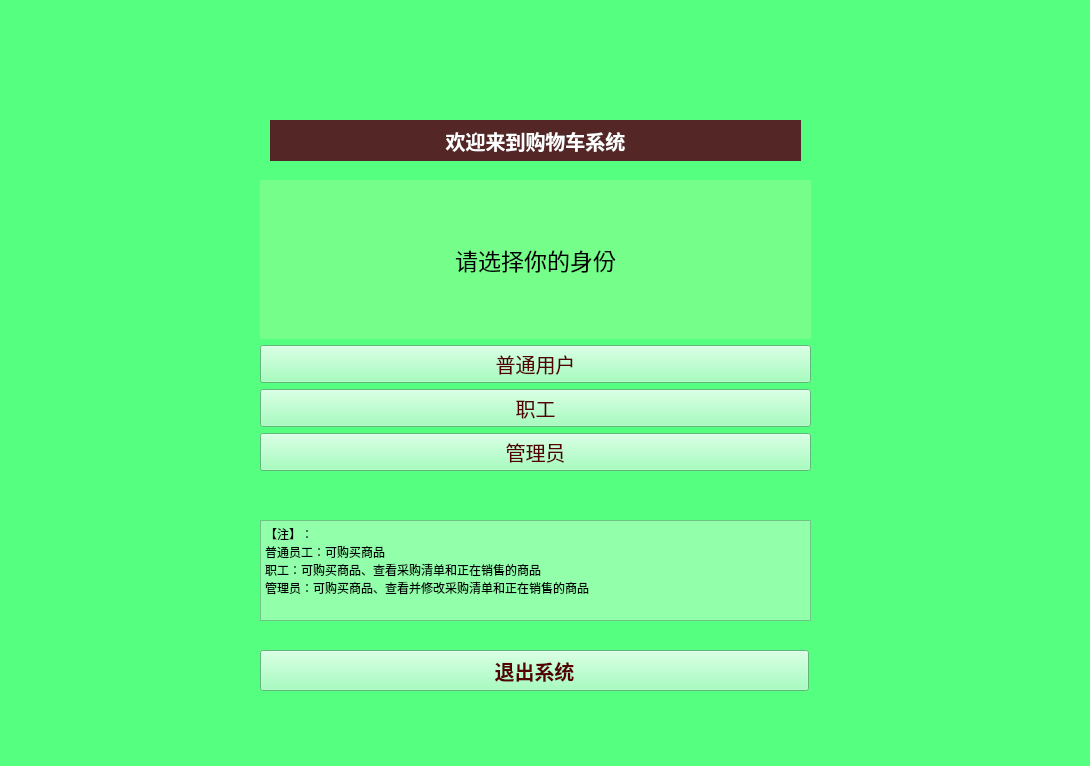
<?xml version="1.0" encoding="UTF-8"?>
<ui version="4.0">
 <class>MainWindow</class>
 <widget class="QMainWindow" name="MainWindow">
  <property name="geometry">
   <rect>
    <x>0</x>
    <y>0</y>
    <width>1090</width>
    <height>766</height>
   </rect>
  </property>
  <property name="windowTitle">
   <string>MainWindow</string>
  </property>
  <property name="styleSheet">
   <string notr="true">background-color: rgb(85, 255, 127);
color: rgb(255, 151, 144);
</string>
  </property>
  <widget class="QWidget" name="centralwidget">
   <widget class="QTextBrowser" name="textBrowser">
    <property name="geometry">
     <rect>
      <x>260</x>
      <y>520</y>
      <width>551</width>
      <height>101</height>
     </rect>
    </property>
    <property name="font">
     <font>
      <family>思源宋体 CN</family>
     </font>
    </property>
    <property name="styleSheet">
     <string notr="true">background-color: rgb(146, 255, 171);</string>
    </property>
    <property name="html">
     <string>&lt;!DOCTYPE HTML PUBLIC &quot;-//W3C//DTD HTML 4.0//EN&quot; &quot;http://www.w3.org/TR/REC-html40/strict.dtd&quot;&gt;
&lt;html&gt;&lt;head&gt;&lt;meta name=&quot;qrichtext&quot; content=&quot;1&quot; /&gt;&lt;meta charset=&quot;utf-8&quot; /&gt;&lt;style type=&quot;text/css&quot;&gt;
p, li { white-space: pre-wrap; }
hr { height: 1px; border-width: 0; }
li.unchecked::marker { content: &quot;\2610&quot;; }
li.checked::marker { content: &quot;\2612&quot;; }
&lt;/style&gt;&lt;/head&gt;&lt;body style=&quot; font-family:'思源宋体 CN'; font-size:9pt; font-weight:400; font-style:normal;&quot;&gt;
&lt;p style=&quot; margin-top:0px; margin-bottom:0px; margin-left:0px; margin-right:0px; -qt-block-indent:0; text-indent:0px;&quot;&gt;&lt;span style=&quot; font-family:'Microsoft YaHei UI'; color:#000000;&quot;&gt;【注】：&lt;/span&gt;&lt;/p&gt;
&lt;p style=&quot; margin-top:0px; margin-bottom:0px; margin-left:0px; margin-right:0px; -qt-block-indent:0; text-indent:0px;&quot;&gt;&lt;span style=&quot; font-family:'Microsoft YaHei UI'; color:#000000;&quot;&gt;普通员工：可购买商品&lt;/span&gt;&lt;/p&gt;
&lt;p style=&quot; margin-top:0px; margin-bottom:0px; margin-left:0px; margin-right:0px; -qt-block-indent:0; text-indent:0px;&quot;&gt;&lt;span style=&quot; font-family:'Microsoft YaHei UI'; color:#000000;&quot;&gt;职工：可购买商品、查看采购清单和正在销售的商品&lt;/span&gt;&lt;/p&gt;
&lt;p style=&quot; margin-top:0px; margin-bottom:0px; margin-left:0px; margin-right:0px; -qt-block-indent:0; text-indent:0px;&quot;&gt;&lt;span style=&quot; font-family:'Microsoft YaHei UI'; color:#000000;&quot;&gt;管理员：可购买商品、查看并修改采购清单和正在销售的商品&lt;/span&gt;&lt;/p&gt;&lt;/body&gt;&lt;/html&gt;</string>
    </property>
   </widget>
   <widget class="QLabel" name="label_2">
    <property name="geometry">
     <rect>
      <x>270</x>
      <y>120</y>
      <width>531</width>
      <height>41</height>
     </rect>
    </property>
    <property name="font">
     <font>
      <family>思源黑体 CN</family>
      <pointsize>15</pointsize>
      <bold>true</bold>
     </font>
    </property>
    <property name="styleSheet">
     <string notr="true">background-color: rgb(85, 38, 38);
color: rgb(255, 255, 255);</string>
    </property>
    <property name="text">
     <string>欢迎来到购物车系统</string>
    </property>
    <property name="alignment">
     <set>Qt::AlignmentFlag::AlignCenter</set>
    </property>
   </widget>
   <widget class="QWidget" name="layoutWidget">
    <property name="geometry">
     <rect>
      <x>260</x>
      <y>180</y>
      <width>551</width>
      <height>291</height>
     </rect>
    </property>
    <layout class="QVBoxLayout" name="verticalLayout">
     <item>
      <widget class="QLabel" name="label">
       <property name="font">
        <font>
         <family>思源黑体 CN</family>
         <pointsize>17</pointsize>
        </font>
       </property>
       <property name="styleSheet">
        <string notr="true">
background-color: rgb(117, 255, 138);
color: rgb(0, 0, 0);</string>
       </property>
       <property name="text">
        <string>请选择你的身份</string>
       </property>
       <property name="alignment">
        <set>Qt::AlignmentFlag::AlignCenter</set>
       </property>
      </widget>
     </item>
     <item>
      <widget class="QPushButton" name="pushButton">
       <property name="font">
        <font>
         <family>思源黑体 CN</family>
         <pointsize>15</pointsize>
        </font>
       </property>
       <property name="styleSheet">
        <string notr="true">background-color: rgb(139, 255, 172);
color: rgb(85, 0, 0);</string>
       </property>
       <property name="text">
        <string>普通用户</string>
       </property>
      </widget>
     </item>
     <item>
      <widget class="QPushButton" name="pushButton_2">
       <property name="font">
        <font>
         <family>思源黑体 CN</family>
         <pointsize>15</pointsize>
        </font>
       </property>
       <property name="styleSheet">
        <string notr="true">background-color: rgb(139, 255, 172);
color: rgb(85, 0, 0);</string>
       </property>
       <property name="text">
        <string>职工</string>
       </property>
      </widget>
     </item>
     <item>
      <widget class="QPushButton" name="pushButton_3">
       <property name="font">
        <font>
         <family>思源黑体 CN</family>
         <pointsize>15</pointsize>
        </font>
       </property>
       <property name="styleSheet">
        <string notr="true">background-color: rgb(139, 255, 172);
color: rgb(85, 0, 0);</string>
       </property>
       <property name="text">
        <string>管理员</string>
       </property>
      </widget>
     </item>
    </layout>
   </widget>
   <widget class="QPushButton" name="pushButton_4">
    <property name="geometry">
     <rect>
      <x>260</x>
      <y>650</y>
      <width>549</width>
      <height>41</height>
     </rect>
    </property>
    <property name="font">
     <font>
      <family>思源黑体 CN</family>
      <pointsize>15</pointsize>
      <bold>true</bold>
     </font>
    </property>
    <property name="styleSheet">
     <string notr="true">background-color: rgb(139, 255, 172);
color: rgb(85, 0, 0);</string>
    </property>
    <property name="text">
     <string>退出系统</string>
    </property>
   </widget>
  </widget>
  <widget class="QMenuBar" name="menubar">
   <property name="geometry">
    <rect>
     <x>0</x>
     <y>0</y>
     <width>1090</width>
     <height>25</height>
    </rect>
   </property>
  </widget>
  <widget class="QStatusBar" name="statusbar"/>
 </widget>
 <resources/>
 <connections/>
</ui>
